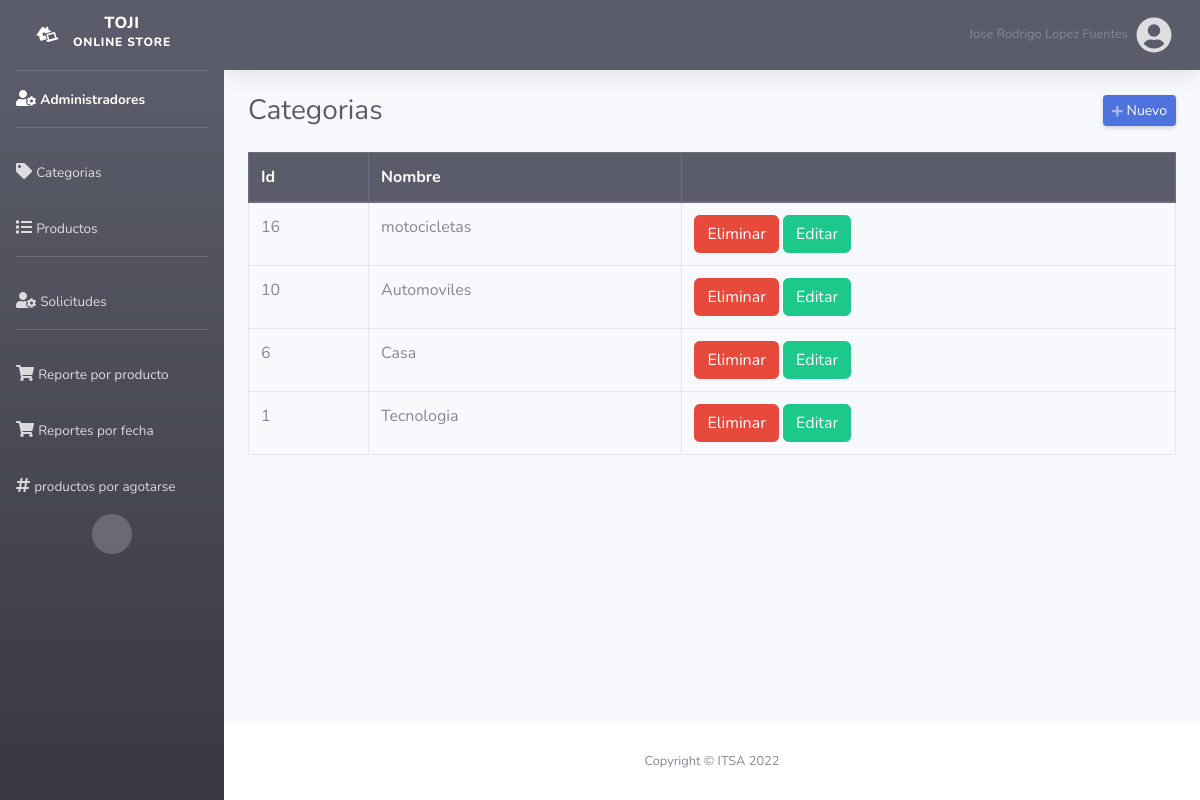
/admin/categorias.php (signed in), run on the app's committed database.
### tables this page shows
CREATE TABLE `categorias` (
  `id` int(11) NOT NULL,
  `categoria` varchar(50) NOT NULL
);

### admin/categorias.php (the view, shortened to what this page needs)
<?php
require_once "../config/conexion.php";
include("includes/header.php");
?>
<div class="d-sm-flex align-items-center justify-content-between mb-4">
    <h1 class="h3 mb-0 text-gray-800">Categorias</h1>
    <a href="#" class="d-none d-sm-inline-block btn btn-sm btn-primary shadow-sm" id="abrirCategoria"><i class="fas fa-plus fa-sm text-white-50"></i> Nuevo</a>
</div>
<div class="row">
    <div class="col-md-12">
        <div class="table-responsive">
            <table class="table table-hover table-bordered" style="width: 100%;">
                <thead class="thead-dark">
                    <tr>
                        <th>Id</th>
                        <th>Nombre</th>
                        <th></th>
                    </tr>
                </thead>
                <tbody>
                    <?php
                    $query = mysqli_query($conexion, "SELECT * FROM categorias ORDER BY id DESC");
                    while ($data = mysqli_fetch_assoc($query)) { ?>
                        <tr>
                            <td><?php echo $data['id']; ?></td>
                            <td><?php echo $data['categoria']; ?></td>
                            <td>
                                <form method="post" action="eliminar.php?accion=cli&id=<?php echo $data['id']; ?>" class="d-inline eliminar">
                                    <button class="btn btn-danger" type="submit">Eliminar</button>
                                </form>
                                <form method="Post" action="editarCategoria.php?accion=cli&id=<?php echo $data['id']; ?>" class="d-inline">
                                    <button class="btn btn-success" type="submit">Editar</button>
                                </form>
                            </td>
                        </tr>
                    <?php } ?>
                </tbody>
            </table>
        </div>
    </div>
</div>
<?php include("includes/footer.php"); ?>

### data on the page
categorias: id "16", categoria "motocicletas"
categorias: id "10", categoria "Automoviles"
categorias: id "6", categoria "Casa"
categorias: id "1", categoria "Tecnologia"

### other printed values
$_SESSION['nombre'] "Jose Rodrigo Lopez Fuentes"
